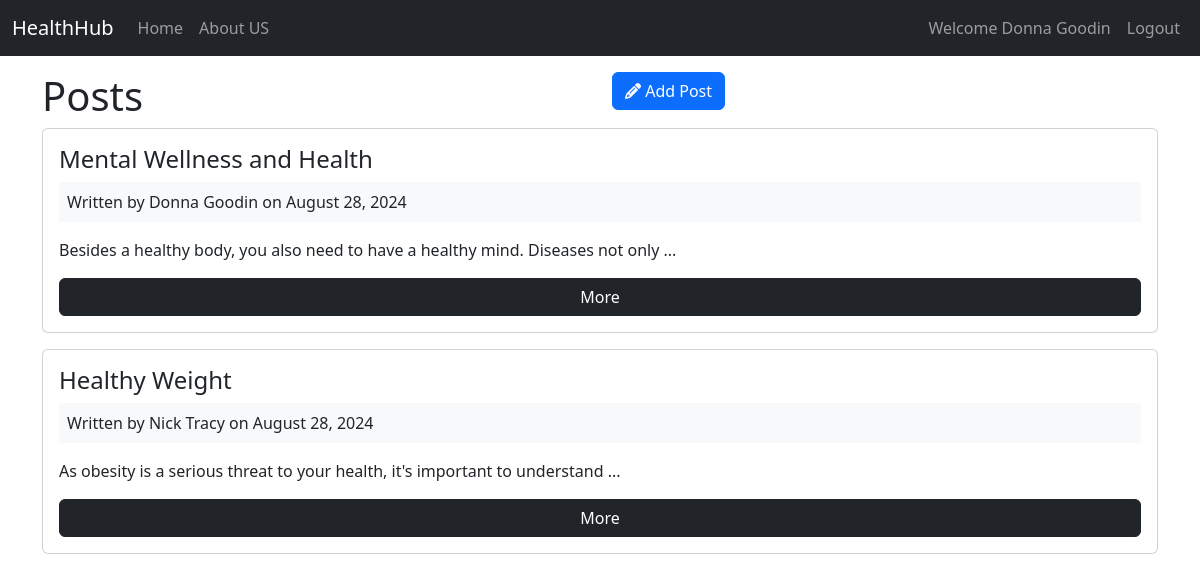
Screenshot of /posts (signed in) with the database file from the repository.
### tables this page shows
CREATE TABLE `posts` (
  `id` int(11) NOT NULL AUTO_INCREMENT,
  `user_id` int(11) NOT NULL,
  `title` varchar(255) NOT NULL,
  `body` text NOT NULL,
  `created_at` datetime DEFAULT current_timestamp(),
  PRIMARY KEY (`id`)
);

CREATE TABLE `users` (
  `id` int(11) NOT NULL AUTO_INCREMENT,
  `name` varchar(255) NOT NULL,
  `email` varchar(255) NOT NULL,
  `password` varchar(255) NOT NULL,
  `created_at` datetime DEFAULT current_timestamp(),
  PRIMARY KEY (`id`)
);

### app/controllers/posts.php (called while the page is built, shortened)
<?php
class Posts extends Controller
{
    public function __construct()
    {
        $this->postModel = $this->model('Post');
    }
    public function index()
    {
        $posts = $this->postModel->getPosts();
        $data = [
            'posts' => $posts
        ];
        $this->view('posts/index', $data);
    }
}

### app/libraries/Core.php (called while the page is built, shortened)
<?php
class Core
{
    protected $currentMethod = 'index';
    public function __construct()
    {
        $url = $this->getUrl();
        if (isset($url[0])) {
            if (file_exists('../app/controllers/' . ucwords($url[0]) . '.php')) {
                unset($url[0]);
            }
        }
        $this->currentController = new $this->currentController();
        $this->params = $url ? array_values($url) : [];
        call_user_func_array([$this->currentController, $this->currentMethod], $this->params);
    }
    public function getUrl()
    {
        if (isset($_GET['url'])) {
            $url = rtrim($_GET['url'], '/');
            $url = filter_var($url, FILTER_SANITIZE_URL);
            $url = explode('/', $url);
            return $url;
        }
    }
}

### public/index.php (called while the page is built, shortened)
<?php
$init = new Core();

### app/libraries/Database.php (called while the page is built, shortened)
<?php
class Database
{
    private $host = DB_HOST;
    private $user = DB_USER;
    private $pass = DB_PASS;
    private $dbname = DB_NAME;
    private $dbh;
    private $stmt;
    public function __construct()
    {
        $dsn = 'mysql:host=' . $this->host . ';dbname=' . $this->dbname . ';charset=utf8';
        $options = [
            PDO::ATTR_PERSISTENT => true,
            PDO::ATTR_ERRMODE => PDO::ERRMODE_EXCEPTION
        ];
        try {
            $this->dbh = new PDO($dsn, $this->user, $this->pass, $options);
        } catch(PDOException $e) {
            $this->error = $e->getMessage();
            die($this->error);
        }
    }
    public function query($sql)
    {
        $this->stmt = $this->dbh->prepare($sql);
    }
    public function execute()
    {
        return $this->stmt->execute();
    }
    public function resultSet()
    {
        $this->execute();
        return $this->stmt->fetchAll(PDO::FETCH_OBJ);
    }
}

### app/models/Post.php (called while the page is built, shortened)
<?php
class Post extends Model
{
    public function getPosts()
    {
        $this->db->query('SELECT
            *,
            posts.id as postId,
            users.id as userId,
            posts.created_at as postCreated,
            users.created_at as userCreated
            FROM posts
            INNER JOIN users
            ON posts.user_id = users.id
            ORDER BY posts.created_at DESC
        ');
        $results = $this->db->resultSet();
        return $results ;
    }
}

### app/libraries/Model.php (called while the page is built, shortened)
<?php
class Model
{
    public function __construct()
    {
        $this->db = new Database();
    }
}

### app/views/posts/index.php (the view, shortened to what this page needs)
<?php require_once APPROOT . '/views/inc/header.php' ?>
    <div class="row">
        <div class="col-md-6">
            <h1>Posts</h1>
        </div>
        <div class="col-md-6">
            <a href="<?php echo URLROOT ?>/posts/add" class="btn btn-primary float-right">
                <i class="fa fa-pencil"></i> Add Post
            </a>
        </div>
    </div>
    <?php foreach ($data['posts'] as $post) : ?>
        <div class="card card-body mb-3">
            <h4 class="card-title"><?php echo $post->title ?></h4>
            <div class="bg-light p-2 mb-3">
                Written by <?php echo $post->name ?> on <?php echo date('F d, Y', strtotime($post->postCreated)) ?>
            </div>
            <p class="card-text"><?php echo substr($post->body, 0, 80) ?>...</p>
            <a href="<?php echo URLROOT ?>/posts/show/<?php echo $post->postId ?>" class="btn btn-dark">More</a>
        </div>
    <?php endforeach; ?>
<?php require_once APPROOT . '/views/inc/footer.php' ?>

### rows the page displays
posts: title "Mental Wellness and Health", user.name "Donna Goodin", created_at "August 28, 2024", body "Besides a healthy body, you also need to have a healthy mind. Diseases not only"
posts: title "Healthy Weight", user.name "Nick Tracy", created_at "August 28, 2024", body "As obesity is a serious threat to your health, it's important to understand"

### other values shown
SITENAME "HealthHub"
$_SESSION['user_name'] "Donna Goodin"
